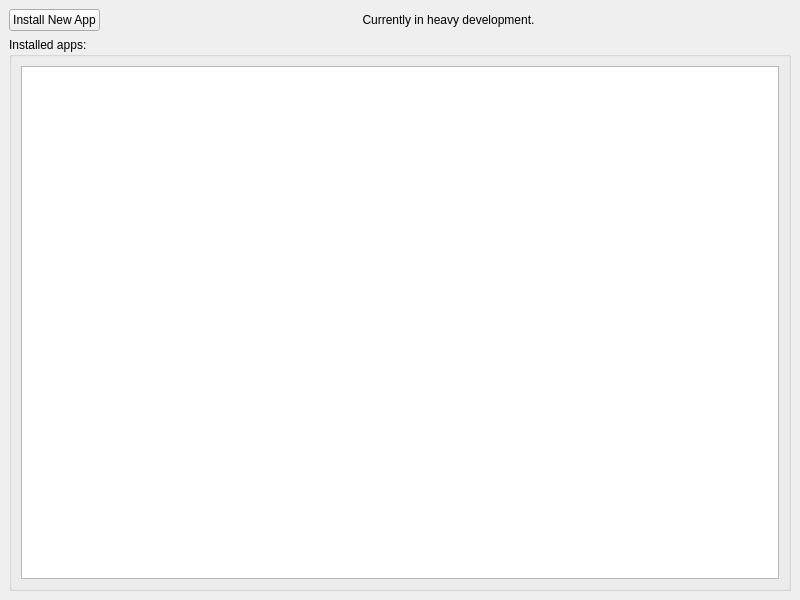
<?xml version="1.0" encoding="UTF-8"?>
<ui version="4.0">
 <class>MainWindow</class>
 <widget class="QMainWindow" name="MainWindow">
  <property name="geometry">
   <rect>
    <x>0</x>
    <y>0</y>
    <width>800</width>
    <height>600</height>
   </rect>
  </property>
  <property name="windowTitle">
   <string>MainWindow</string>
  </property>
  <widget class="QWidget" name="centralwidget">
   <layout class="QVBoxLayout" name="verticalLayout">
    <item>
     <layout class="QHBoxLayout" name="horizontalLayout">
      <item>
       <widget class="QPushButton" name="install_new_app">
        <property name="sizePolicy">
         <sizepolicy hsizetype="Maximum" vsizetype="Fixed">
          <horstretch>0</horstretch>
          <verstretch>0</verstretch>
         </sizepolicy>
        </property>
        <property name="text">
         <string>Install New App</string>
        </property>
       </widget>
      </item>
      <item>
       <widget class="QLabel" name="label">
        <property name="sizePolicy">
         <sizepolicy hsizetype="Minimum" vsizetype="Maximum">
          <horstretch>0</horstretch>
          <verstretch>0</verstretch>
         </sizepolicy>
        </property>
        <property name="text">
         <string>&lt;html&gt;&lt;head/&gt;&lt;body&gt;&lt;p&gt;Currently in heavy development.&lt;/p&gt;&lt;/body&gt;&lt;/html&gt;</string>
        </property>
        <property name="alignment">
         <set>Qt::AlignmentFlag::AlignCenter</set>
        </property>
        <property name="wordWrap">
         <bool>true</bool>
        </property>
       </widget>
      </item>
     </layout>
    </item>
    <item>
     <widget class="QGroupBox" name="groupBox_2">
      <property name="title">
       <string>Installed apps:</string>
      </property>
      <layout class="QGridLayout" name="gridLayout">
       <item row="0" column="0">
        <widget class="QListWidget" name="apps_list"/>
       </item>
      </layout>
     </widget>
    </item>
   </layout>
  </widget>
  <action name="actionentry_A">
   <property name="text">
    <string>entry A</string>
   </property>
  </action>
  <action name="actionEntry_B">
   <property name="text">
    <string>Entry B </string>
   </property>
  </action>
  <action name="actionpart_c">
   <property name="text">
    <string>part c</string>
   </property>
  </action>
  <action name="install_file">
   <property name="text">
    <string>Install from zip/tar file</string>
   </property>
  </action>
  <action name="install_folder">
   <property name="text">
    <string>Install from extracted folder</string>
   </property>
  </action>
 </widget>
 <resources/>
 <connections/>
</ui>
